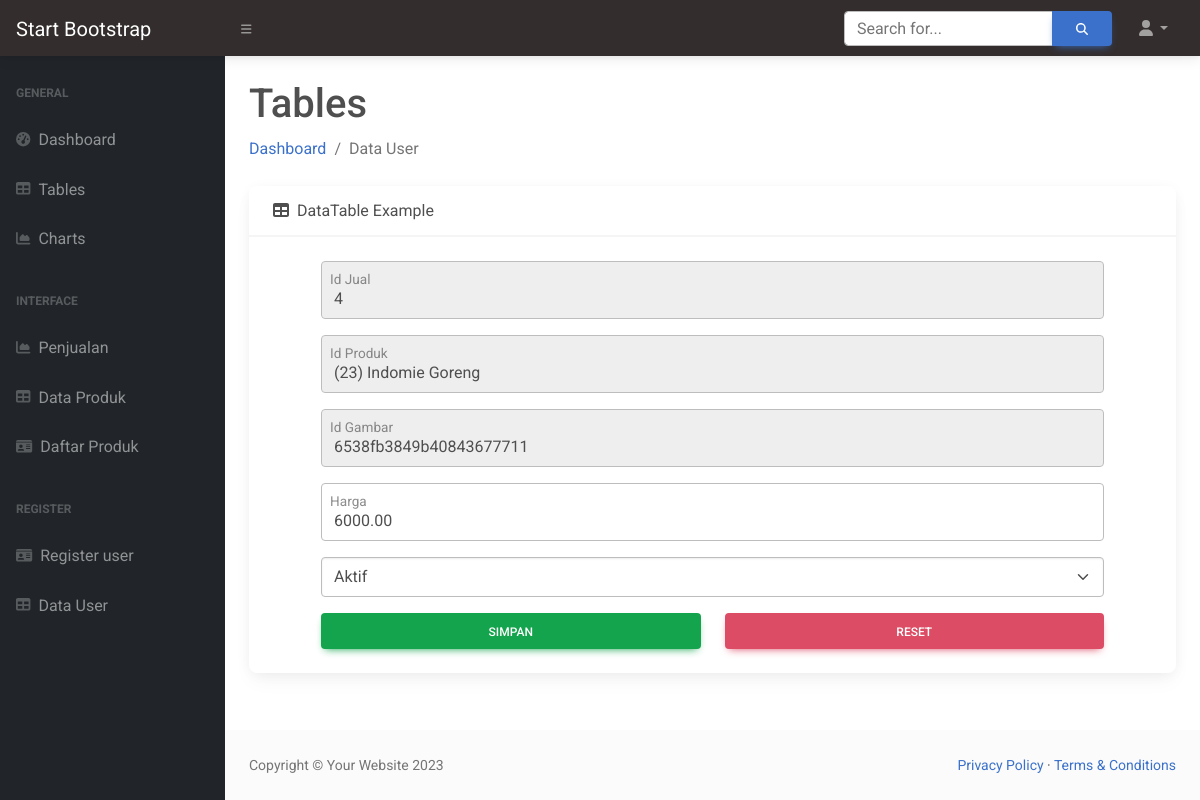
Page /admin/dashboard/penjualan-config.php?id_jual=4 (signed in) on the committed database.
### tables this page shows
CREATE TABLE `jual` (
  `id_jual` int(10) NOT NULL,
  `harga` decimal(12,2) DEFAULT NULL,
  `id_produk` int(10) NOT NULL,
  `id_gambar` varchar(255) NOT NULL,
  `tgl_update` date DEFAULT NULL,
  `user_update` varchar(20) DEFAULT NULL,
  `aktifasi` int(1) DEFAULT NULL
);

CREATE TABLE `produk` (
  `id_produk` int(10) NOT NULL,
  `nama_produk` varchar(30) NOT NULL,
  `kategori` varchar(20) NOT NULL,
  `id_gambar` varchar(255) NOT NULL,
  `tgl_input` date NOT NULL,
  `user_input` int(20) NOT NULL,
  `tgl_update` date DEFAULT NULL,
  `user_update` int(20) DEFAULT NULL,
  `id_user` int(11) NOT NULL
);

CREATE TABLE `gambar` (
  `id_gambar` varchar(255) NOT NULL,
  `gambarNama` varchar(255) NOT NULL,
  `gambarPath` varchar(255) NOT NULL
);

### admin/dashboard/penjualan-config.php (the view, shortened to what this page needs)
<!DOCTYPE html>
<html lang="en">
    <head>
    <?php include 'header.php' ?>
    </head>
    <body class="sb-nav-fixed">
        <?php include 'navbar.php' ?>
            <div id="layoutSidenav_content">
            <main>
                    <div class="container-fluid px-4">
                        <h1 class="mt-4">Tables</h1>
                        <ol class="breadcrumb mb-4">
                            <li class="breadcrumb-item"><a href="index.html">Dashboard</a></li>
                            <li class="breadcrumb-item active">Data User</li>
                        </ol>
                        <div class="card mb-4">
                            <div class="card-header">
                                <i class="fas fa-table me-1"></i>
                                DataTable Example
                            </div>
                            <div class="card-body">
                            <div class="container px-5 admin">
                                        <?php
                                            require_once("conn.php");
                                            $id_jual = $_GET['id_jual'];
                                            $stmt = $conn->prepare("SELECT * FROM jual AS j
                                                INNER JOIN produk AS u ON j.id_produk = u.id_produk
                                                INNER JOIN gambar AS t ON j.id_gambar = t.id_gambar
                                                WHERE id_jual = :id_jual");
                                            $stmt->bindParam(':id_jual', $id_jual);
                                            $stmt->execute();
                                            $edit = $stmt->fetch(PDO::FETCH_ASSOC);
                                        ?>
                                            <form action="" method="POST">
                                                <div class="row">
                                                    <div class="form-floating mb-3">
                                                        <input disabled type="text" name="id_jual" class="form-control" id="id_jual" value="<?= $edit['id_jual'] ?>">
                                                        <label class="mx-2" for="id_jual">Id Jual</label>
                                                    </div>
                                                    <div class="form-floating mb-3">
                                                        <input disabled type="text" name="id_produk" class="form-control" id="id_produk" value="<?="(" . $edit['id_produk'] . ") " . $edit['nama_produk'] ?>">
                                                        <label class="mx-2" for="id_produk">Id Produk</label>
                                                    </div>
                                                    <div class="form-floating mb-3">
                                                        <input disabled type="text" name="id_gambar" class="form-control" id="id_gambar" value="<?= $edit['id_gambar'] ?>">
                                                        <label class="mx-2" for="id_gambar">Id Gambar</label>
                                                    </div>
                                                    <div class="form-floating mb-3">
                                                        <input type="text" name="harga" class="form-control" id="harga" value="<?= $edit['harga'] ?>">
                                                        <label class="mx-2" for="harga">Harga</label>
                                                    </div>
                                                    <div>
                                                        <select name="aktifasi" class="form-select form-select mb-3" aria-label=".form-select-lg example">
                                                            <option value="1" <?= ($edit['aktifasi'] == '1') ? 'selected' : '' ?>>Aktif</option>
                                                        </select>
                                                    </div>
                                                    <div class="col-6">
                                                        <input class="btn btn-success btn-block w-100" type="submit" name="simpan" value="Simpan">
                                                    </div>
                                                    <div class="col-6">
                                                        <input class="btn btn-danger btn-block w-100" type="reset">
                                                    </div>
                                                </div>
                                            </form>
                                        </div>
                            </div>
                        </div>
                    </div>
                </main>
                <?php include 'footer.php' ?>
            </div>
        </div>
    </body>
</html>

### rows in the picture
jual: id_jual "4", id_produk "(23) Indomie Goreng", id_gambar "6538fb3849b40843677711", harga "6000.00", aktifasi "Aktif"
